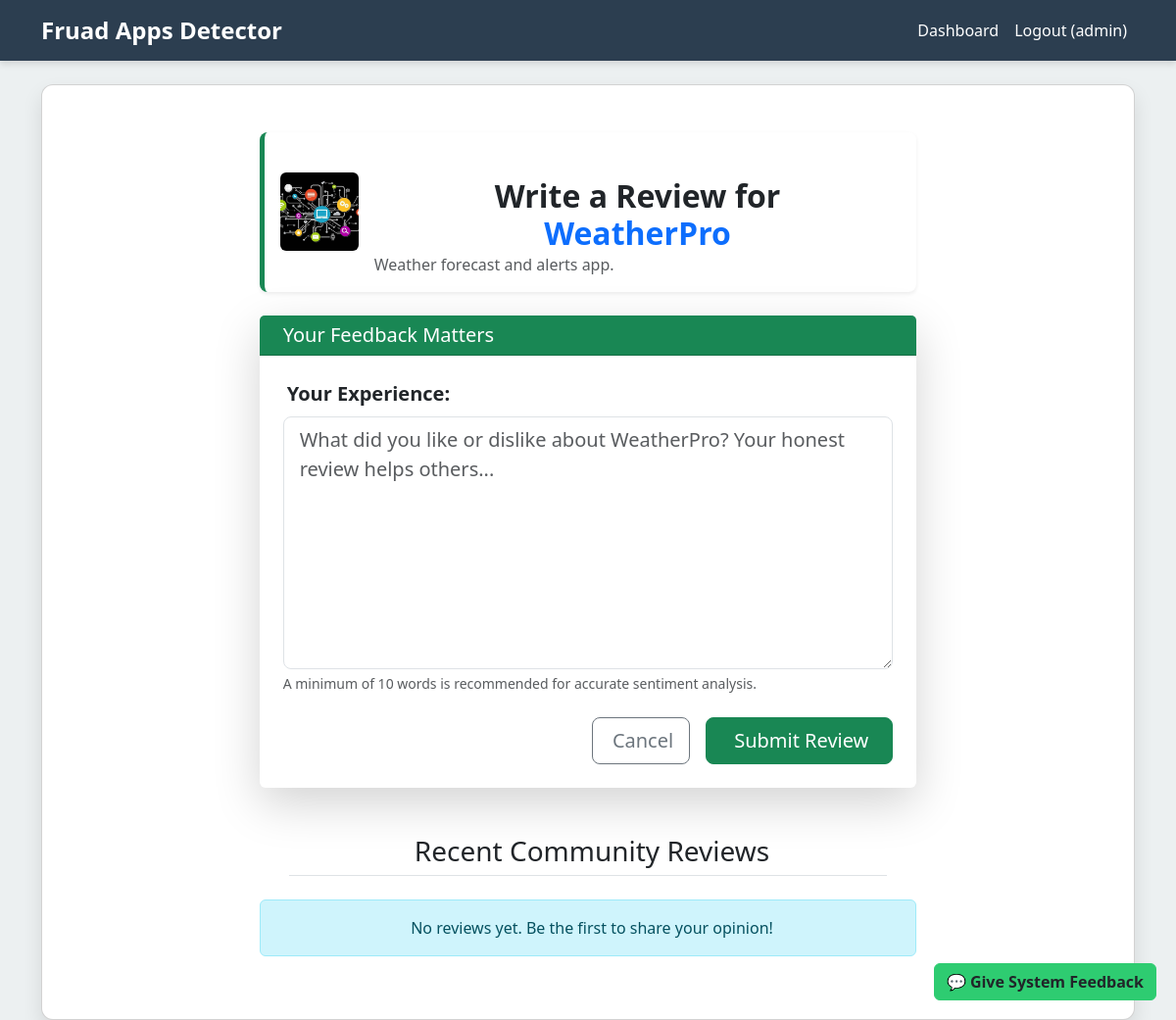
The page /app/2/add-review/ (signed in) on the database its author committed.
### reviews/models.py (models this page shows, shortened)
class Application(models.Model):
    name = models.CharField(max_length=150)
    link = models.URLField(max_length=255)
    description = models.TextField()
    category =  models.TextField()
    image = models.ImageField(upload_to="app_images/", blank=True, null=True)
    is_fraud = models.BooleanField(default=False)
    created_at = models.DateTimeField(auto_now_add=True)

### reviews/views.py (the view, shortened to what this page needs)
# urls.py: path('app/<int:app_id>/add-review/', views.add_review, name='add_review'),
@login_required
def add_review(request, app_id):
    app = get_object_or_404(Application, id=app_id)
    return render(request, 'add_review.html', {'app': app})

### templates/add_review.html (shortened to what this page needs)
{% extends 'base.html' %}
{% block content %}
<div class="row justify-content-center">
    <div class="col-md-10 col-lg-8">
        <div class="d-flex align-items-center mb-4 p-3 bg-white rounded-3 shadow-sm border-start border-5 border-success">
            {% if app.image %}
                <img src="{{ app.image.url }}" class="rounded me-3" style="width: 80px; height: 80px; object-fit: cover;" alt="{{ app.name }} logo">
            {% else %}
                <div class="bg-dark text-white d-flex align-items-center justify-content-center rounded me-3" style="width: 80px; height: 80px; font-size: 2rem;">
                    <i class="bi bi-app"></i>
                </div>
            {% endif %}
            <div>
                <h2 class="mb-0 fw-bold">Write a Review for <span class="text-primary">{{ app.name }}</span></h2>
                <p class="text-muted mb-0">{{ app.description|truncatewords:15 }}</p>
            </div>
        </div>
        <div class="card mb-5 border-0 shadow-lg">
            <div class="card-header bg-success text-white">
                <h5 class="mb-0"> Your Feedback Matters</h5>
            </div>
            <div class="card-body p-4">
                <form method="POST">
                    <div class="mb-4">
                        <label for="comment" class="form-label fs-5 fw-semibold">
                             Your Experience:
                        </label>
                        <textarea name="comment" id="comment" rows="8" class="form-control form-control-lg"
                                  placeholder="What did you like or dislike about {{ app.name }}? Your honest review helps others..." required
                                  aria-describedby="reviewHelp"></textarea>
                        <div id="reviewHelp" class="form-text">
                            A minimum of 10 words is recommended for accurate sentiment analysis.
                        </div>
                    </div>
                    <div class="d-flex justify-content-end">
                        <a href="{% url 'app_detail' app.id %}" class="btn btn-outline-secondary btn-lg me-3">
                             Cancel
                        </a>
                        <button type="submit" class="btn btn-success btn-lg px-4">
                             Submit Review
                        </button>
                    </div>
                </form>
            </div>
        </div>
        <h3 class="mb-4 text-dark border-bottom pb-2">
             Recent Community Reviews
        </h3>
        <div class="list-group">
            {% for review in app.reviews.all|slice:":10" %}
                <div class="list-group-item list-group-item-action mb-3 rounded-3 shadow-sm p-4">
                    <div class="d-flex w-100 justify-content-between">
                        <h6 class="mb-1 fw-bold text-dark">
                            <i class="bi bi-person-circle me-1"></i> {{ review.user.username }}
                        </h6>
                        <small class="text-muted">
                            <i class="bi bi-clock me-1"></i> {{ review.created_at|date:"M d, Y" }}
                        </small>
                    </div>
                    <p class="mt-2 mb-2 border-start border-3 ps-3 fst-italic">
                        {{ review.comment }}
                    </p>
                    <span class="badge rounded-pill p-2
                        {% if review.sentiment == 'positive' %}bg-success
                        {% elif review.sentiment == 'negative' %}bg-danger
                        {% else %}bg-secondary{% endif %}">
                        {% if review.sentiment == 'positive' %}<i class="bi bi-emoji-smile-fill"></i> Positive
                        {% elif review.sentiment == 'negative' %}<i class="bi bi-emoji-frown-fill"></i> Negative
                        {% else %}<i class="bi bi-emoji-neutral-fill"></i> Neutral
                        {% endif %}
                    </span>
                </div>
            {% empty %}
                <div class="alert alert-info text-center" role="alert">
                     No reviews yet. Be the first to share your opinion!
                </div>
            {% endfor %}
        </div>
    </div>
</div>
{% endblock %}

### templates/base.html (shortened to what this page needs)
<!DOCTYPE html>
<html lang="en">
<head>
    <link href="https://cdn.jsdelivr.net/npm/bootstrap@5.3.3/dist/css/bootstrap.min.css" rel="stylesheet">
</head>
<body>
    <nav class="navbar navbar-expand-lg navbar-dark mb-4" aria-label="Main navigation">
        <div class="container">
            <a class="navbar-brand" href="{% url 'index' %}">Fruad Apps Detector</a>
            <div class="collapse navbar-collapse" id="navbarNav">
                <ul class="navbar-nav ms-auto">
                    {% if user.is_authenticated %}
                        <li class="nav-item"><a class="nav-link text-white" href="{% url 'dashboard' %}">Dashboard</a></li>
                        <li class="nav-item"><a class="nav-link text-white" href="{% url 'logout' %}">Logout ({{ user.username }})</a></li>
                    {% else %}
                        <li class="nav-item"><a class="nav-link text-white" href="{% url 'register' %}">Register</a></li>
                        <li class="nav-item"><a class="nav-link text-white" href="{% url 'login' %}">Login</a></li>
                    {% endif %}
                </ul>
            </div>
        </div>
    </nav>
    <main role="main">
        <div class="container">
            <div class="card p-4 p-md-5 main-content-card bg-white">
                {% block content %}{% endblock %}
            </div>
        </div>
    </main>
    {% if user.is_authenticated %}
    <button type="button" class="btn position-fixed feedback-button" data-bs-toggle="modal" data-bs-target="#feedbackModal">
        💬 Give System Feedback
    </button>
    {% endif %}
</body>
</html>

### templates/base.html (style rules this page uses)
:root { --bs-custom-primary: #2c3e50; --bs-custom-accent: #2ecc71; }
body { background-color: #ecf0f1; }
.navbar { background-color: var(--bs-custom-primary) !important; box-shadow: 0 4px 6px rgba(0, 0, 0, 0.1); }
.navbar-brand { font-weight: bold; font-size: 1.5rem; color: white !important; }
h1,h2,h3,h4 { margin: 30px; text-align: center; }
.main-content-card { border-radius: 12px; box-shadow: 0 10px 20px rgba(0, 0, 0, 0.1); }
.feedback-button { bottom: 20px; right: 20px; z-index: 1000; background-color: var(--bs-custom-accent); border-color: var(--bs-custom-accent); font-weight: 600; }

### rows shown on the page
Application: image (picture), name "WeatherPro", description "Weather forecast and alerts app.", comment "What did you like or dislike about WeatherPro? Your honest review helps others..."

### other values the page prints
{{ user.username }} "admin"
